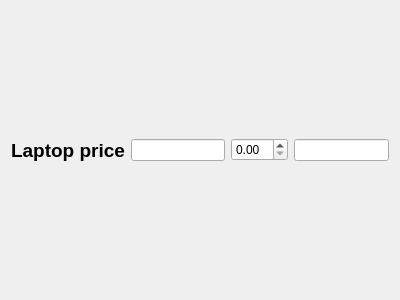
<?xml version="1.0" encoding="UTF-8"?>
<ui version="4.0">
 <class>Form</class>
 <widget class="QWidget" name="Form">
  <property name="geometry">
   <rect>
    <x>0</x>
    <y>0</y>
    <width>400</width>
    <height>300</height>
   </rect>
  </property>
  <property name="windowTitle">
   <string>Form</string>
  </property>
  <layout class="QHBoxLayout" name="horizontalLayout_2">
   <item>
    <layout class="QHBoxLayout" name="horizontalLayout">
     <item>
      <widget class="QLabel" name="label">
       <property name="font">
        <font>
         <pointsize>14</pointsize>
         <weight>75</weight>
         <bold>true</bold>
        </font>
       </property>
       <property name="text">
        <string>Laptop price</string>
       </property>
      </widget>
     </item>
     <item>
      <widget class="QLineEdit" name="price_edit"/>
     </item>
     <item>
      <widget class="QDoubleSpinBox" name="spinbox"/>
     </item>
     <item>
      <widget class="QLineEdit" name="total_price"/>
     </item>
    </layout>
   </item>
  </layout>
 </widget>
 <resources/>
 <connections/>
</ui>
